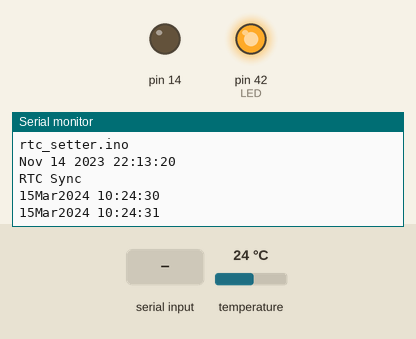
This sketch was run on a simulated Arduino Mega 2560, built with avr-gcc and run on an emulated ATmega2560. Parts: output pins drawn as LEDs (lit = HIGH), the last lines printed to the serial monitor. Inputs (shaded band) come from the test bench; at power-on: temperature 24 °C. The local clock reads 2024-03-15 10:24:30 at power-on unless the sketch sets it.

Above: at 1.2 s.
1.3 s: "90,45,200,10\n" received over Serial
At 4.1 s:
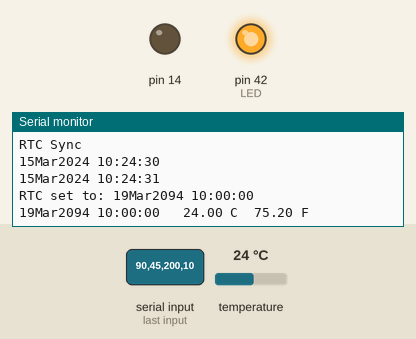
4.3 s: "30,150,10,200\n" received over Serial
At 7.9 s:
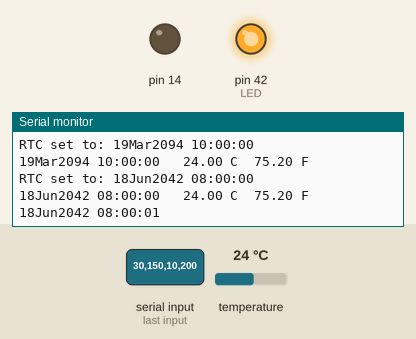
Timing chart, 0 to 9.4 s (numbered marks = the images above; inputs shaded):
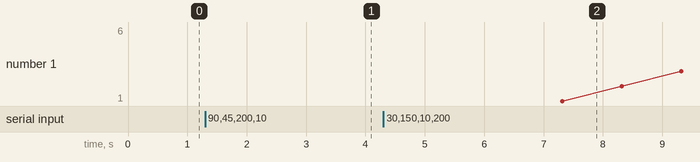

Measured:
- after the input at 1.3 s, the serial monitor: prints a new line after 2.0 s (image 1)
- after the input at 4.3 s, the serial monitor: prints a new line after 2.0 s (image 2)

The sketch:

rtc_setter.ino
```cpp
// (licence header left out)
#include <DS3232RTC.h>      // https://github.com/JChristensen/DS3232RTC
#include <Streaming.h>      // https://github.com/janelia-arduino/Streaming
#include <Wire.h>
DS3232RTC myRTC;

void setup()
{
    pinMode(14, OUTPUT); digitalWrite(14, LOW);                                                     // Turn on i2C
    pinMode(42, OUTPUT); digitalWrite(42, HIGH);                                                    // Turn on LED
    Wire.begin();

    Serial.begin(9600);
    Serial << F( "\n" __FILE__ "\n" __DATE__ " " __TIME__ "\n" );
    myRTC.begin();

    // setSyncProvider() causes the Time library to synchronize with the
    // external RTC by calling RTC.get() every five minutes by default.
    setSyncProvider(myRTC.get);
    Serial << F("RTC Sync");
    if (timeStatus() != timeSet) Serial << F(" FAIL!");
    Serial << endl;
}

void loop()
{
    static time_t tLast;
    time_t t;
    tmElements_t tm;

    // check for input to set the RTC, minimum length is 12, i.e. yy,m,d,h,m,s
    if (Serial.available() >= 12) {
        // note that the tmElements_t Year member is an offset from 1970,
        // but the RTC wants the last two digits of the calendar year.
        // use the convenience macros from the Time Library to do the conversions.
        int y = Serial.parseInt();
        if (y >= 100 && y < 1000)
            Serial << F("Error: Year must be two digits or four digits!") << endl;
        else {
            if (y >= 1000)
                tm.Year = CalendarYrToTm(y);
            else    // (y < 100)
                tm.Year = y2kYearToTm(y);
            tm.Month = Serial.parseInt();
            tm.Day = Serial.parseInt();
            tm.Hour = Serial.parseInt();
            tm.Minute = Serial.parseInt();
            tm.Second = Serial.parseInt();
            t = makeTime(tm);
            myRTC.set(t);   // use the time_t value to ensure correct weekday is set
            setTime(t);
            Serial << F("RTC set to: ");
            printDateTime(t);
            Serial << endl;
            // dump any extraneous input
            while (Serial.available() > 0) Serial.read();
        }
    }

    t = now();
    if (t != tLast) {
        tLast = t;
        printDateTime(t);
        if (second(t) == 0) {
            float c = myRTC.temperature() / 4.;
            float f = c * 9. / 5. + 32.;
            Serial << F("  ") << c << F(" C  ") << f << F(" F");
        }
        Serial << endl;
    }
}

// print date and time to Serial
void printDateTime(time_t t)
{
    printDate(t); Serial << ' '; printTime(t);
}

// print time to Serial
void printTime(time_t t)
{
    printI00(hour(t), ':'); printI00(minute(t), ':'); printI00(second(t), ' ');
}

// print date to Serial
void printDate(time_t t)
{
    printI00(day(t), 0);
    Serial << monthShortStr(month(t)) << _DEC(year(t));
}

// Print an integer in "00" format (with leading zero),
// followed by a delimiter character to Serial.
// Input value assumed to be between 0 and 99.
void printI00(int val, char delim)
{
    if (val < 10) Serial << '0'; Serial << _DEC(val);
    if (delim > 0) Serial << delim; return;
}
```
